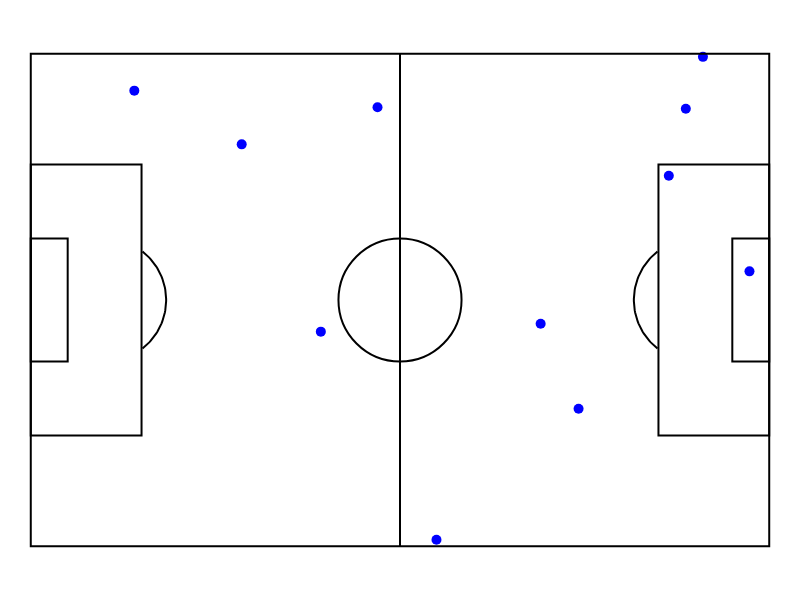

Source (notebook cell):
### Code cell
df = pd.DataFrame({
    'x': np.random.uniform(0, 120, 11),
    'y': np.random.uniform(0, 80, 11),
    'name': [f'Player {i+1}' for i in range(11)]
})

pitch = pb.viz.Pitch(width=800, height=600, theme="white", provider="statsbomb")
pitch.plot_scatter(df, x='x', y='y', hover='name')
pitch.show()

### Figure 1 — Plotly figure (JSON) as saved in the notebook; plotly's stock layout.template omitted (floating-point values rounded to 4 significant figures)
{"data": [{"hoverinfo": "skip", "line": {"color": "black"}, "mode": "lines", "showlegend": false, "type": "scatter", "x": [18.16, 18.44, 18.72, 18.99, 19.25, 19.5, 19.74, 19.97, 20.19, 20.4, 20.59, 20.78, 20.95, 21.11, 21.25, 21.39, 21.51, 21.62, 21.71, 21.79, 21.86, 21.92, 21.96, 21.98, 22.0, 22.0, 21.98, 21.96, 21.92, 21.86, 21.79, 21.71, 21.62, 21.51, 21.39, 21.25, 21.11, 20.95, 20.78, 20.59, 20.4, 20.19, 19.97, 19.74, 19.5, 19.25, 18.99, 18.72, 18.44, 18.16], "y": [32.12, 32.35, 32.6, 32.85, 33.12, 33.39, 33.67, 33.96, 34.26, 34.57, 34.88, 35.2, 35.53, 35.87, 36.21, 36.55, 36.9, 37.26, 37.62, 37.98, 38.34, 38.71, 39.08, 39.44, 39.81, 40.19, 40.56, 40.92, 41.29, 41.66, 42.02, 42.38, 42.74, 43.1, 43.45, 43.79, 44.13, 44.47, 44.8, 45.12, 45.43, 45.74, 46.04, 46.33, 46.61, 46.88, 47.15, 47.4, 47.65, 47.88]}, {"hoverinfo": "skip", "line": {"color": "black"}, "mode": "lines", "showlegend": false, "type": "scatter", "x": [101.8, 101.6, 101.3, 101.0, 100.7, 100.5, 100.3, 100.0, 99.81, 99.6, 99.41, 99.22, 99.05, 98.89, 98.75, 98.61, 98.49, 98.38, 98.29, 98.21, 98.14, 98.08, 98.04, 98.02, 98.0, 98.0, 98.02, 98.04, 98.08, 98.14, 98.21, 98.29, 98.38, 98.49, 98.61, 98.75, 98.89, 99.05, 99.22, 99.41, 99.6, 99.81, 100.0, 100.3, 100.5, 100.7, 101.0, 101.3, 101.6, 101.8], "y": [47.88, 47.65, 47.4, 47.15, 46.88, 46.61, 46.33, 46.04, 45.74, 45.43, 45.12, 44.8, 44.47, 44.13, 43.79, 43.45, 43.1, 42.74, 42.38, 42.02, 41.66, 41.29, 40.92, 40.56, 40.19, 39.81, 39.44, 39.08, 38.71, 38.34, 37.98, 37.62, 37.26, 36.9, 36.55, 36.21, 35.87, 35.53, 35.2, 34.88, 34.57, 34.26, 33.96, 33.67, 33.39, 33.12, 32.85, 32.6, 32.35, 32.12]}, {"hovertext": ["Player 1", "Player 2", "Player 3", "Player 4", "Player 5", "Player 6", "Player 7", "Player 8", "Player 9", "Player 10", "Player 11"], "marker": {"color": "blue", "size": 10}, "mode": "markers", "type": "scatter", "x": [16.83, 34.28, 116.8, 106.4, 65.93, 89.02, 82.85, 109.2, 47.14, 103.7, 56.35], "y": [74.02, 65.29, 44.65, 71.07, 1.04, 22.33, 36.15, 79.51, 34.86, 60.19, 71.33]}], "layout": {"height": 600, "margin": {"b": 0, "l": 0, "r": 0, "t": 0}, "plot_bgcolor": "white", "shapes": [{"line": {"color": "black"}, "type": "rect", "x0": 0, "x1": 120, "y0": 0, "y1": 80}, {"line": {"color": "black"}, "type": "line", "x0": 60, "x1": 60, "y0": 0, "y1": 80}, {"line": {"color": "black"}, "type": "circle", "x0": 50, "x1": 70, "y0": 30, "y1": 50}, {"line": {"color": "black"}, "type": "rect", "x0": 0, "x1": 18, "y0": 18, "y1": 62}, {"line": {"color": "black"}, "type": "rect", "x0": 102, "x1": 120, "y0": 18, "y1": 62}, {"line": {"color": "black"}, "type": "rect", "x0": 0, "x1": 6, "y0": 30, "y1": 50}, {"line": {"color": "black"}, "type": "rect", "x0": 114, "x1": 120, "y0": 30, "y1": 50}], "showlegend": false, "title": {}, "width": 800, "xaxis": {"constrain": "domain", "fixedrange": true, "range": [-5, 125], "scaleanchor": "y", "scaleratio": 1, "showgrid": false, "showticklabels": false, "visible": false, "zeroline": false}, "yaxis": {"constrain": "domain", "fixedrange": true, "range": [-5, 85], "showgrid": false, "showticklabels": false, "visible": false, "zeroline": false}}}
